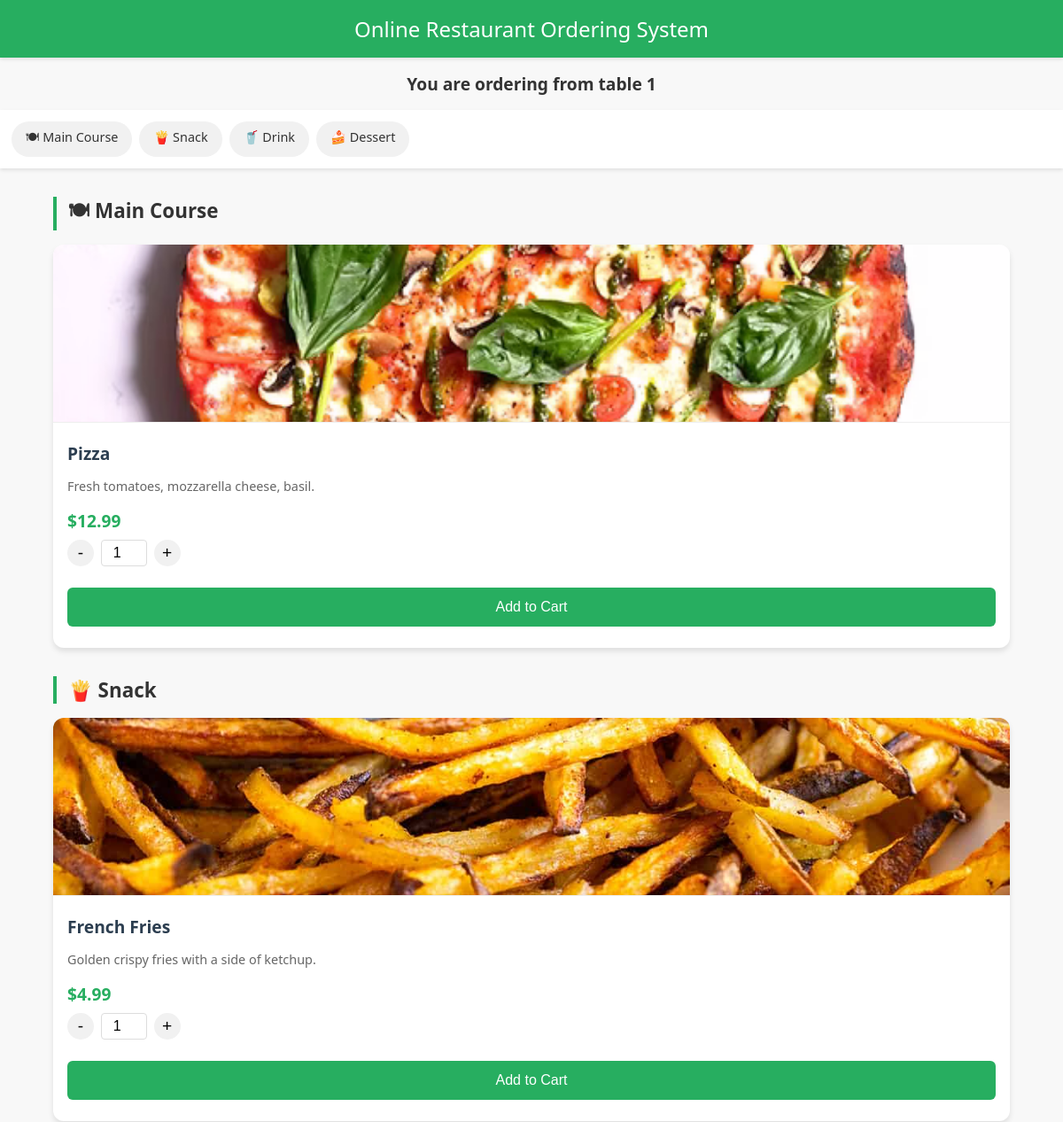
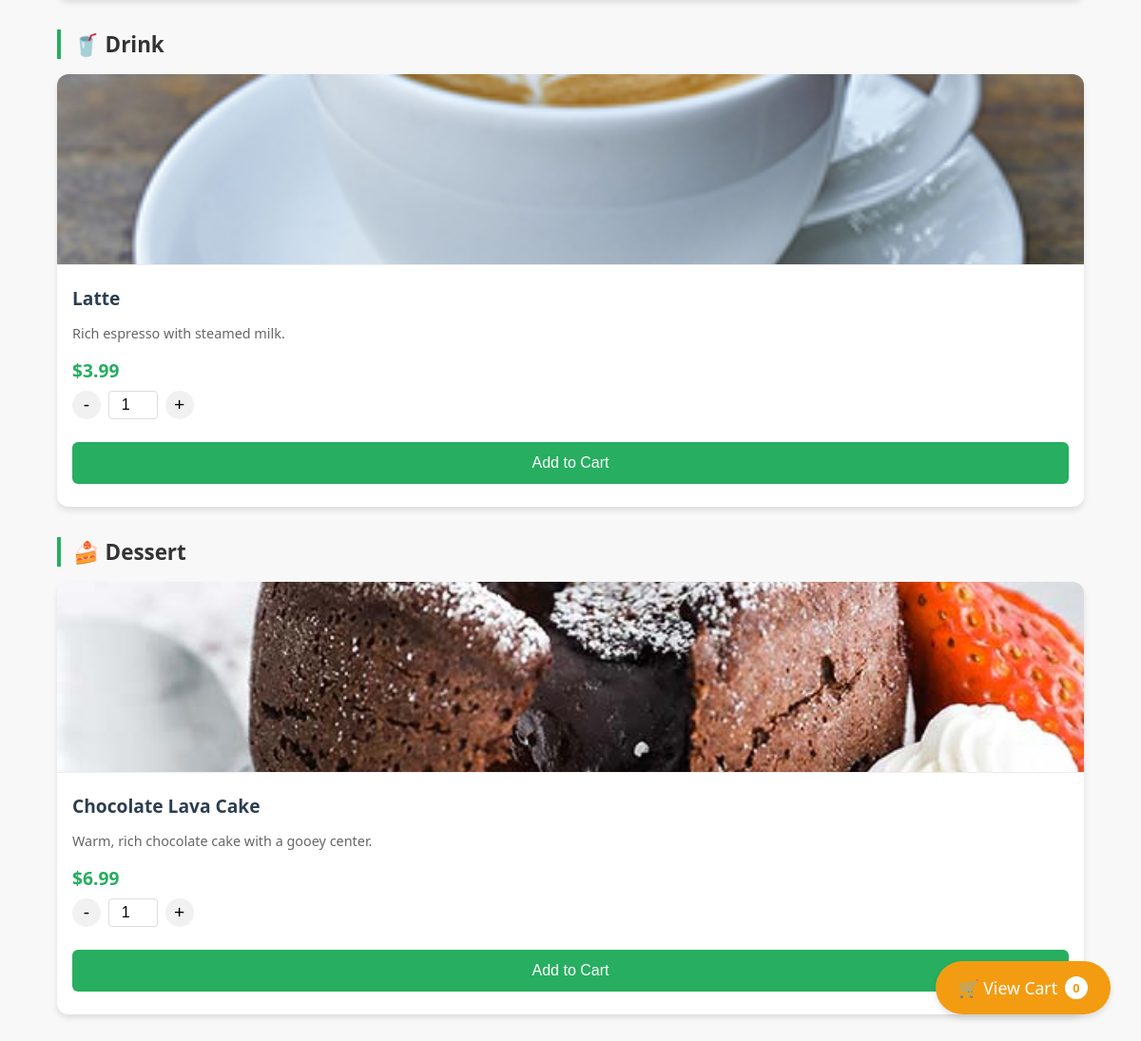
The page /table/menu/1/ on the database its author committed (2 pictures, top to bottom).
### qrcode_app/models.py (models this page shows)
class MenuItem(models.Model):
    CATEGORY_CHOICES = [
        ('Main Course', 'Main Course'),
        ('Snack', 'Snack'),
        ('Drink', 'Drink'),
        ('Dessert', 'Dessert'),
    ]
    name = models.CharField(max_length=100)
    description = models.TextField()
    price = models.DecimalField(max_digits=10, decimal_places=2)
    image = models.ImageField(upload_to='menu_items/', blank=True, null=True)
    category = models.CharField(max_length=20, choices=CATEGORY_CHOICES, default='Main Course')  #

### qrcode_app/views.py (the view)
# urls.py: path('menu/<str:table_number>/', menu_view, name='menu_view'),# 餐桌二维码视图
def menu_view(request, table_number):
    try:
        table = Table.objects.get(table_number=table_number)
        menu_items = MenuItem.objects.all()
        context = {
            'table_number': table_number,
            'menu_items': menu_items,
            'stripe_public_key': settings.STRIPE_PUBLIC_KEY
        }
        return render(request, 'qrcode_app/menu.html', context)
    except Table.DoesNotExist:
        return redirect('table_list')

### qrcode_app/templates/qrcode_app/menu.html (shortened to what this page needs)
<!DOCTYPE html>
<html lang="en">
<head>
</head>
<body>
    <div class="header">Online Restaurant Ordering System</div>
    <h2 id="table-info">You are ordering from table {{ table_number }}</h2>
    <div class="category-nav" id="category-nav">
        {% regroup menu_items by category as category_list %}
        {% for category in category_list %}
        <div class="category-nav-item" onclick="scrollToCategory('{{ category.grouper }}')">
            {% if category.grouper == 'Main Course' %}🍽
            {% elif category.grouper == 'Snack' %}🍟
            {% elif category.grouper == 'Drink' %}🥤
            {% elif category.grouper == 'Dessert' %}🍰
            {% endif %}
            {{ category.grouper }}
        </div>
        {% endfor %}
    </div>
    {% regroup menu_items by category as category_list %}
    {% for category in category_list %}
    <div class="menu-category" id="category-{{ category.grouper|slugify }}">
        <div class="category-title">
            {% if category.grouper == 'Main Course' %}🍽
            {% elif category.grouper == 'Snack' %}🍟
            {% elif category.grouper == 'Drink' %}🥤
            {% elif category.grouper == 'Dessert' %}🍰
            {% endif %}
            {{ category.grouper }}
        </div>
        <div class="menu-container">
            {% for item in category.list %}
            <div class="menu-item">
                <img src="{{ item.image.url }}" alt="{{ item.name }}" class="menu-item-image">
                <div class="menu-content">
                    <h3>{{ item.name }}</h3>
                    <p>{{ item.description }}</p>
                    <div class="price">${{ item.price }}</div>
                    <div class="quantity-selector">
                        <button class="quantity-btn" onclick="decrementQuantity('{{ item.id }}')">-</button>
                        <input type="number" id="quantity-{{ item.id }}" class="quantity-input" value="1" min="1" max="10">
                        <button class="quantity-btn" onclick="incrementQuantity('{{ item.id }}')">+</button>
                    </div>
                    <button class="btn" onclick="addToCart('{{ item.name }}', {{ item.price }}, '{{ item.id }}')">Add to Cart</button>
                </div>
            </div>
            {% endfor %}
        </div>
    </div>
    {% endfor %}
    <div class="cart" onclick="toggleCart()">
        🛒 View Cart <span class="cart-badge" id="cart-badge">0</span>
    </div>
</body>
</html>

### qrcode_app/templates/qrcode_app/menu.html (style rules this page uses)
body { font-family: 'Segoe UI', Tahoma, Geneva, Verdana, sans-serif; background-color: #f8f8f8; margin: 0; padding: 0; color: #333; }
.header { background: #27ae60; color: white; text-align: center; padding: 1rem; font-size: 1.5rem; box-shadow: 0 2px 4px rgba(0,0,0,0.1); position: sticky; top: 0; z-index: 10; }
#table-info { text-align: center; font-size: 1.2rem; color: #333; margin: 1rem 0; }
.menu-category { width: 90%; max-width: 1200px; margin: 2rem auto; }
.category-title { font-size: 1.4rem; font-weight: 600; margin-bottom: 1rem; color: #333; padding-left: 0.8rem; border-left: 4px solid #27ae60; }
.menu-container { display: grid; grid-template-columns: repeat(auto-fit, minmax(280px, 1fr)); gap: 1.5rem; margin-bottom: 2rem; }
.menu-item { background: white; border-radius: 12px; overflow: hidden; box-shadow: 0 4px 6px rgba(0,0,0,0.1); transition: transform 0.2s, box-shadow 0.2s; }
.menu-item-image { width: 100%; height: 200px; object-fit: cover; border-bottom: 1px solid #eee; }
.menu-content { padding: 1rem; }
.menu-content h3 { margin: 0 0 0.5rem 0; font-size: 1.2rem; color: #2c3e50; }
.menu-content p { font-size: 0.9rem; color: #666; margin-bottom: 1rem; }
.menu-content .price { font-size: 1.2rem; font-weight: 600; color: #27ae60; margin-bottom: 0.5rem; }
.quantity-selector { display: flex; align-items: center; margin-bottom: 1rem; }
.quantity-btn { background: #f1f1f1; border: none; width: 30px; height: 30px; border-radius: 50%; font-size: 1.2rem; cursor: pointer; display: flex; align-items: center; justify-content: center; transition: background 0.2s; }
.quantity-input { width: 40px; text-align: center; font-size: 1rem; border: 1px solid #ddd; border-radius: 4px; padding: 0.3rem; margin: 0 0.5rem; }
.cart { position: fixed; bottom: 2rem; right: 2rem; background: #f39c12; color: white; padding: 1rem 1.5rem; border-radius: 50px; cursor: pointer; font-size: 1.1rem; box-shadow: 0 4px 6px rgba(0,0,0,0.1); transition: transform 0.2s; z-index: 100; display: flex; align-items: center; }
.cart-badge { background: white; color: #f39c12; border-radius: 50%; width: 24px; height: 24px; display: flex; align-items: center; justify-content: center; font-size: 0.8rem; font-weight: bold; margin-left: 0.5rem; }
.btn { background: #27ae60; color: white; border: none; padding: 0.8rem 1.2rem; border-radius: 6px; cursor: pointer; font-size: 1rem; transition: background 0.2s; width: 100%; margin: 0.5rem 0; }
.category-nav { display: flex; overflow-x: auto; background: white; padding: 0.8rem; margin-bottom: 1rem; box-shadow: 0 2px 4px rgba(0,0,0,0.1); -webkit-overflow-scrolling: touch; position: sticky; top: 4rem; z-index: 9; }
.category-nav-item { white-space: nowrap; padding: 0.5rem 1rem; margin-right: 0.5rem; border-radius: 20px; font-size: 0.9rem; cursor: pointer; background: #f1f1f1; transition: background 0.2s; }

### rows shown on the page
MenuItem: grouper "Main Course", grouper "Main Course", image (picture), name "Pizza", description "Fresh tomatoes, mozzarella cheese, basil.", price "12.99", id "1"
MenuItem: grouper "Snack", grouper "Snack", image (picture), name "French Fries", description "Golden crispy fries with a side of ketchup.", price "4.99"
MenuItem: grouper "Drink", grouper "Drink", image (picture), name "Latte", description "Rich espresso with steamed milk.", price "3.99"
MenuItem: grouper "Dessert", grouper "Dessert", image (picture), name "Chocolate Lava Cake", description "Warm, rich chocolate cake with a gooey center.", price "6.99"

### other values the page prints
{{ table_number }} "1"
